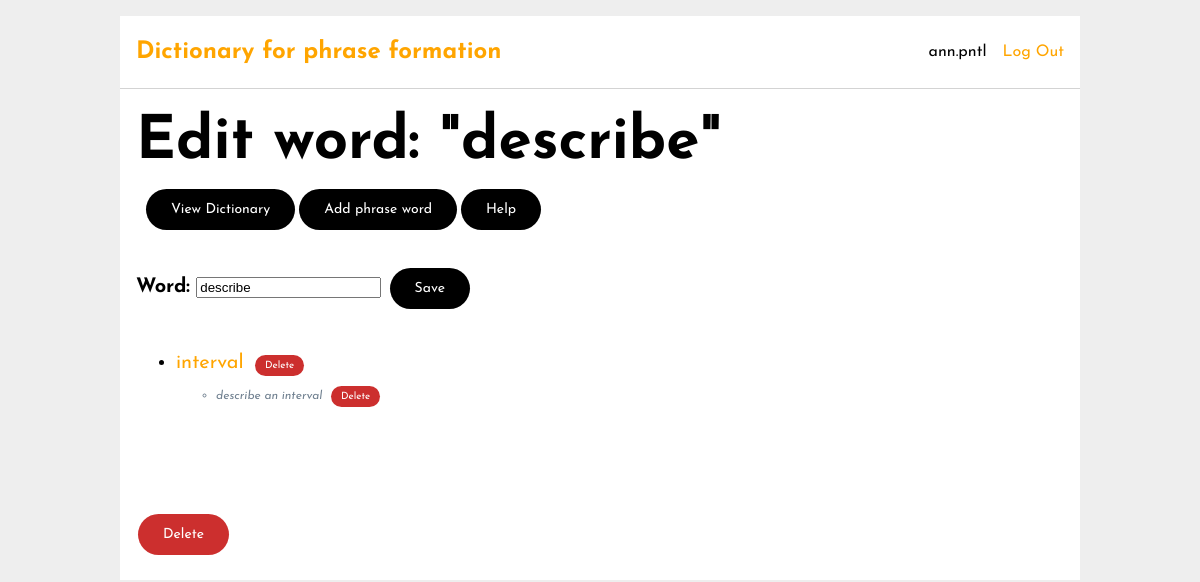
The app's page /52/edit (signed in) with its own data.
### tables this page shows
CREATE TABLE user (
  id INTEGER PRIMARY KEY AUTOINCREMENT,
  username TEXT UNIQUE NOT NULL,
  password TEXT NOT NULL
);

CREATE TABLE word (
  id INTEGER PRIMARY KEY AUTOINCREMENT,
  name TEXT UNIQUE NOT NULL,
  user_id INTEGER NOT NULL,
  FOREIGN KEY (user_id) REFERENCES user (id),
  unique (name)
);

CREATE TABLE phrase (
  id INTEGER PRIMARY KEY AUTOINCREMENT,
  name TEXT UNIQUE NOT NULL,
  user_id INTEGER NOT NULL,
  FOREIGN KEY (user_id) REFERENCES user (id),
  unique (name)
);

### dictionary/dict.py (the view, shortened to what this page needs)
@bp.route("/<int:word_id>/edit", methods=("GET", "POST"))
@login_required
def edit_word(word_id):
    word = get_word(word_id)
    phrases = get_phrases(word_id)
    phrasewords = get_all_phrase_words(word_id)
    return render_template("dictionary/edit_word.html", word=word, phrases=phrases, phrasewords=phrasewords)

### dictionary/auth.py (called while the page is built)
def login_required(view):
    @functools.wraps(view)
    def wrapped_view(**kwargs):
        if g.user is None:
            return redirect(url_for('auth.login'))
        return view(**kwargs)
    return wrapped_view

@bp.before_app_request
def load_logged_in_user():
    user_id = session.get('user_id')
    if user_id is None:
        g.user = None
    else:
        g.user = get_db().execute(
            'SELECT * FROM user WHERE id = ?', (user_id,)
        ).fetchone()

### dictionary/db.py (called while the page is built)
def get_db():
    if "db" not in g:
        g.db = sqlite3.connect(
            current_app.config["DATABASE"], detect_types=sqlite3.PARSE_DECLTYPES
        )
        g.db.row_factory = sqlite3.Row
    return g.db

### dictionary/dict.py (called while the page is built)
def get_word(word_id, check_user=True):
    word = (
        get_db()
        .execute(
            "SELECT word.id, word.name, word.user_id"
            " FROM word"
            " WHERE word.id = ?",
            (word_id,),
        ).fetchone()
    )
    if word is None:
        abort(404, "Word id {0} doesn't exist.".format(word_id))
    '''
    if check_user and word["user_id"] != g.user["id"]:
        abort(403)
    '''
    return word

def get_phrases(word_id):
    phrases = (
        get_db()
        .execute(
            "SELECT DISTINCT phrel.phraseId, phrase.name"
            " FROM phrel"
            " JOIN word ON phrel.wordId = word.id "
            " JOIN phrase ON phrel.phraseId = phrase.id"
            " WHERE phrel.wordId = ? ",
            (word_id,),
        )
        .fetchall()
    )
    if phrases is None:
        abort(404, "Phrases for word id {0} don't exist.".format(word_id))
    return phrases

def get_all_phrase_words(word_id):
    phrase_words = (
        get_db()
        .execute(
            "SELECT DISTINCT rel.phraseWordId, phrase_word.name"
            " FROM rel"
            " JOIN word main_word ON rel.mainWordId = main_word.id "
            " JOIN word phrase_word ON rel.phraseWordId = phrase_word.id"
            " WHERE rel.mainWordId = ?",
            (word_id,),
        )
        .fetchall()
    )
    if phrase_words is None:
        abort(404, "Words for phrase formation for word id {0} don't exist.".format(word_id))
    return phrase_words

### dictionary/templates/dictionary/edit_word.html (shortened to what this page needs)
{% extends 'base.html' %}
{% block header %}
    <h1>{% block title %}Edit word: "{{ word['name'] }}"{% endblock %}</h1>
{% endblock %}
{% block buttons %}
    <ul>
        <li><a href="{{ url_for("dict.index") }}" class="button">View Dictionary</a></li>
        <li><a href="{{ url_for('dict.add_phrase_word', word_id=word['id']) }}" class="button">Add phrase word</a></li>
        <li>
            <div class="popup" onclick="myFunction()">Help
            </div>
        </li>
    </ul>
{% endblock %}
{% block content %}
    <form class="main" method="post">
        <label for="word">Word:</label>
        <input name="word" id="word" value="{{ request.form["word"] or word['name'] }}" required>
        <input type="submit" value="Save">
    </form>
    <ul class="word">
    {% for phrase_word in phrasewords %}
        <li>
        <form action="{{ url_for('dict.delete_phrase_word', word_id=word['id'], phrase_word_id=phrase_word['phraseWordId']) }}" method="post">
            <a href="{{ url_for('dict.view_word', word_id=phrase_word['phraseWordId']) }}" class="link">{{ phrase_word['name'] }}</a>
            <input class="delete" type="submit" value="Delete" onclick="return confirm('Are you sure?');">
        </form></li>
        <ul>
            {% for phrase in phrases %}
                    {% if phrase_word["name"] in phrase["name"] %}
                        <li class="phrase">
                        <form action="{{ url_for('dict.delete_phrase', word_id=word['id'], phrase_id=phrase['id']) }}" method="post" style="flex-direction: row;">
                            {{ phrase["name"] }}
                            <input class="delete" type="submit" value="Delete" onclick="return confirm('Are you sure?');">
                        </form></li>
                    {% endif %}
                {% endfor %}
            </ul>
    {% endfor %}
    </ul>
    <form action="{{ url_for('dict.delete_word', word_id=word['id']) }}" method="post" style="margin-top: 10%">
            <input class="danger" type="submit" value="Delete" onclick="return confirm('Are you sure?');">
    </form>
{% endblock %}

### dictionary/templates/base.html (shortened to what this page needs)
<!doctype html>
<link rel="stylesheet" href="{{ url_for('static', filename='style.css') }}">
<nav>
  <h1><a href="{{ url_for('index') }}">Dictionary for phrase formation</a></h1>
  <ul>
    {% if g.user %}
      <li><span>{{ g.user['username'] }}</span>
      <li><a href="{{ url_for('auth.logout') }}" class="link">Log Out</a>
    {% else %}
      <li><a href="{{ url_for('auth.register') }}" class="link">Register</a>
      <li><a href="{{ url_for('auth.login') }}" class="link">Log In</a>
    {% endif %}
  </ul>
</nav>
<hr>
<section class="content">
  <header>
    {% block header %}{% endblock %}
  </header>
  <nav>
      {% block buttons %}{% endblock %}
  </nav>
  {% block content %}{% endblock %}
</section>

### dictionary/static/style.css (style rules this page uses)
h1, h2, h3, h4, h5, h6 { color: #000000; margin: 1rem 0; }
a { color: orange; text-decoration: none !important; }
hr { border: none; border-top: 1px solid lightgray; }
nav { background: white; display: flex; align-items: center; padding: 0 0.5rem; padding-top: 0.5rem; }
nav h1 { flex: auto; }
nav h1 a { text-decoration: none; padding: 0.25rem 0.5rem; }
nav ul { display: flex; list-style: none; margin: 0; padding: 0; }
nav ul li a, nav ul li span, header .action { display: block; padding: 0.5rem; }
.content { padding: 0 1rem 1rem; font-size: 20px; }
.content > header { display: flex; align-items: flex-end; }
.content > header h1 { flex: auto; margin: 1rem 0 0.25rem 0; font-size: 3em; }
.content form { padding-top: 5px; padding-bottom: 5px; }
.content form.main { padding-top: 30px; padding-bottom: 15px; }
.content label { font-weight: bold; margin-bottom: 0.5em; }
.content input, .content textarea { margin-bottom: 1em; resize: vertical; }
input[type=submit] { font-family: 'Josefin Sans', sans-serif; background-color: #000000; border: none; color: white; padding: 13px 25px; text-align: center; text-decoration: none; display: inline-block; font-size: 14px; margin: 4px 2px; cursor: pointer; border-radius: 38px; transition-duration: 0.4s; }
input.danger { background-color: #cc2f2e; }
input.delete { background-color: #cc2f2e; font-family: 'Josefin Sans', sans-serif; padding: 5px 10px; text-align: center; text-decoration: none; display: inline; font-size: 10px; margin: 0 5px; cursor: pointer; border-radius: 38px; transition-duration: 0.4s; }
.button { background-color: #000000; border: none; color: white; padding: 13px 25px; text-align: center; text-decoration: none; display: inline-block; font-size: 14px; margin: 4px 2px; cursor: pointer; border-radius: 38px; transition-duration: 0.4s; }
a.link { text-decoration: none !important; }
.phrase { color: slategray; font-style: italic; font-size: 12px; }
.popup { background-color: #000000; border: none; color: white; padding: 13px 25px; text-align: center; text-decoration: none; position: relative; display: inline-block; cursor: pointer; font-size: 14px; margin: 4px 2px; border-radius: 38px; transition-duration: 0.4s; -webkit-user-select: none; -moz-user-select: none; -ms-user-select: none; user-select: none; }

### records on screen
user: user.username "ann.pntl"
word: name "describe", word "describe"
word: name "interval"
phrase: name "describe an interval"
